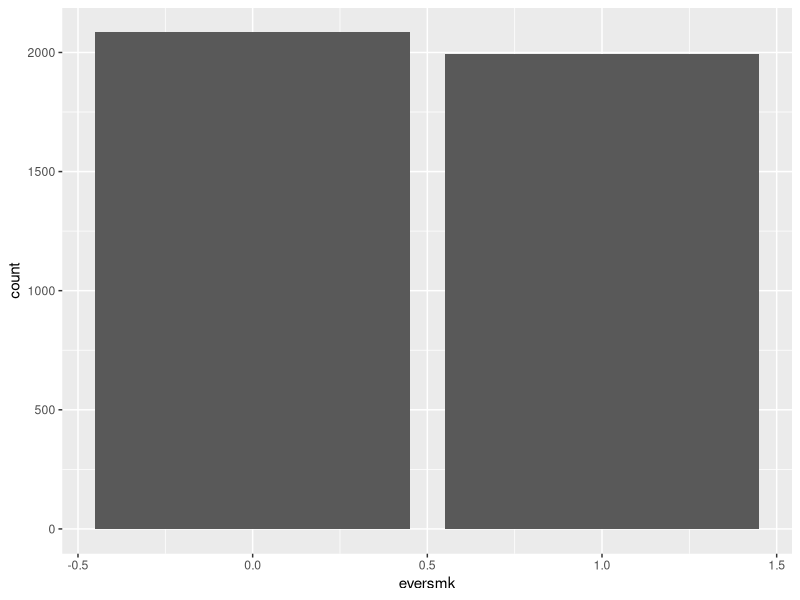
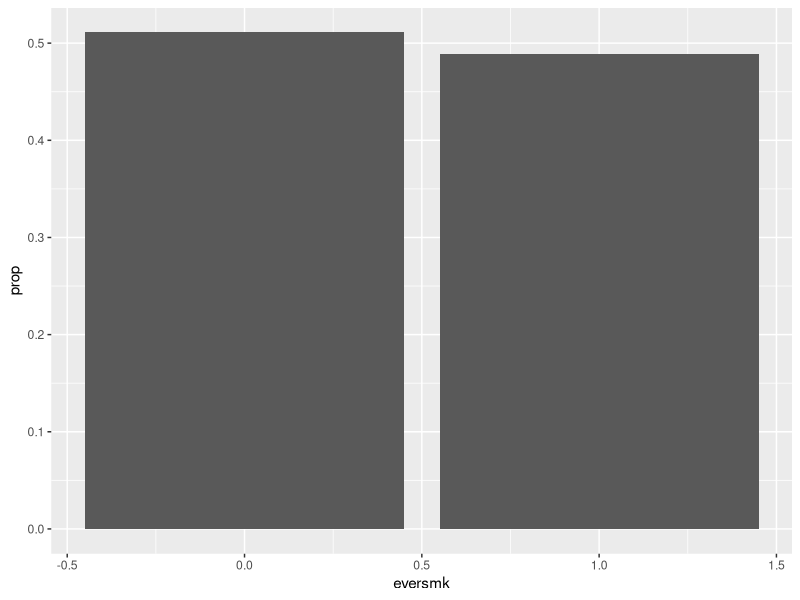
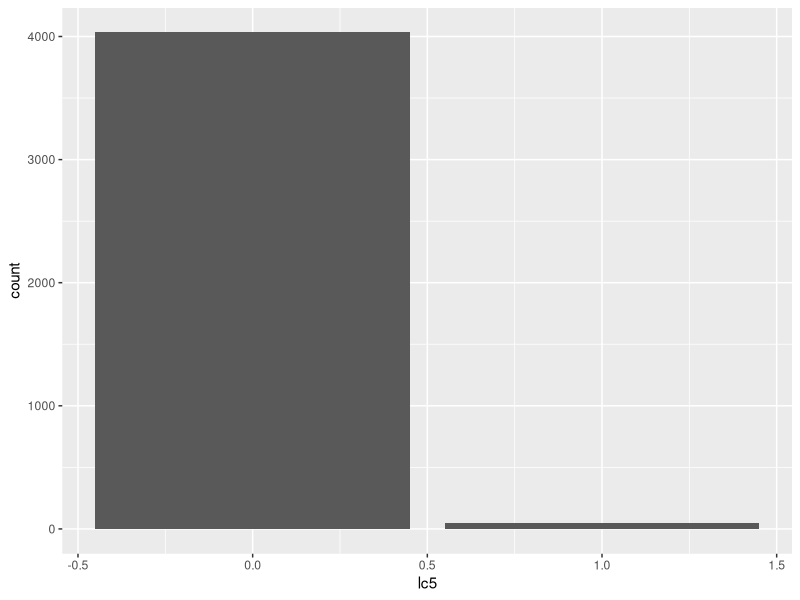
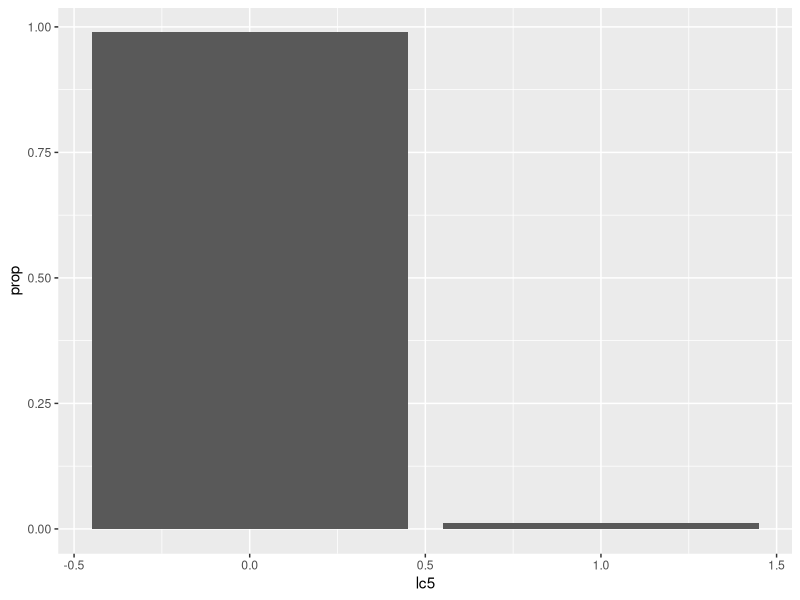
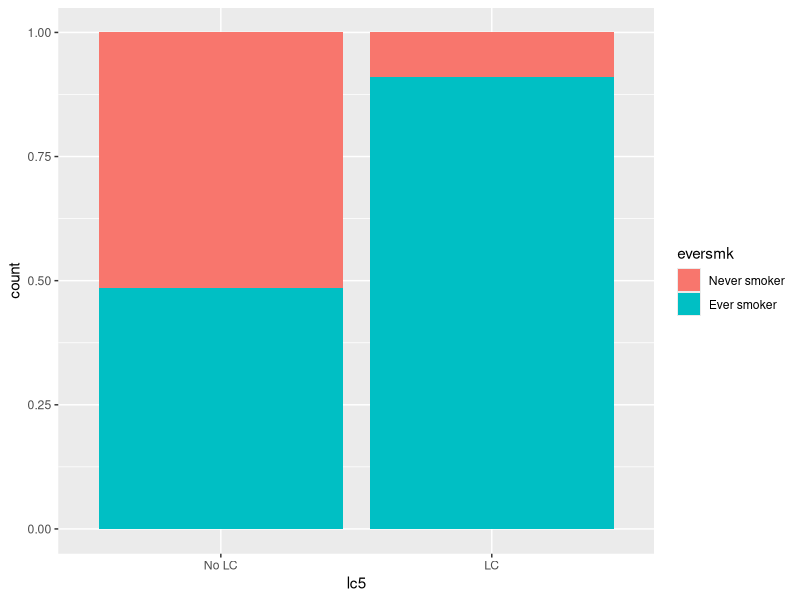
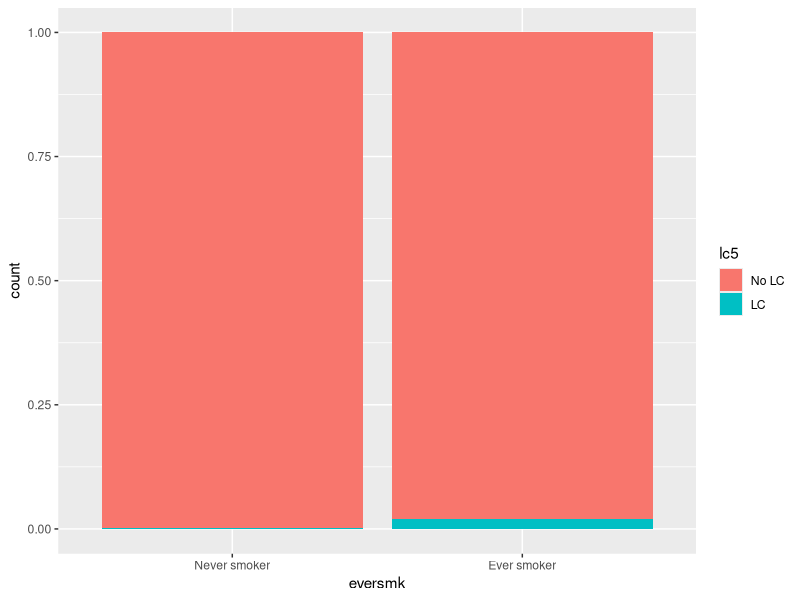
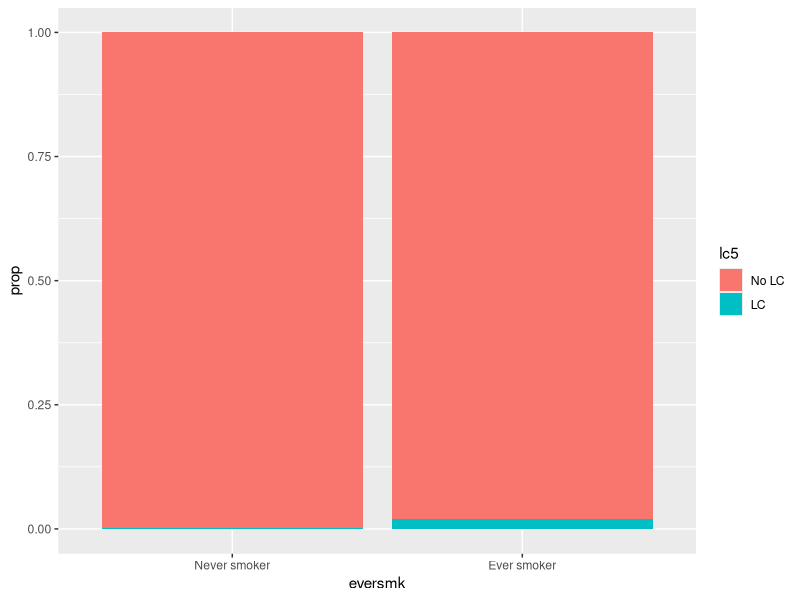
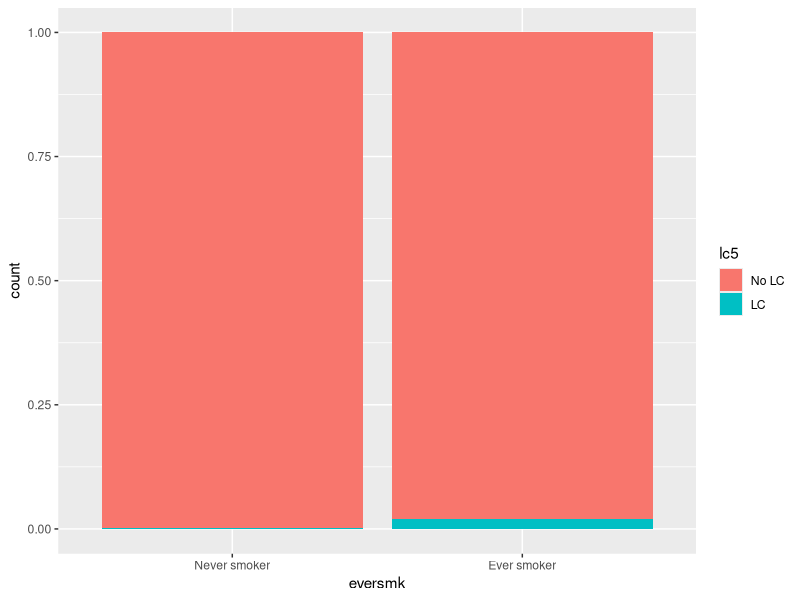

The R script that drew these images, in order:
## ---- chunk 1
knitr::opts_chunk$set(echo = TRUE)
knitr::opts_knit$set(root.dir = "/cloud/project")
## ---- chunk 2
library(tidyverse)
## ---- chunk 3
nmes_data <- read_csv("module_1/nmesUNPROC.csv")
## ---- chunk 4
glimpse(nmes_data)
## ---- chunk 5
head(nmes_data)
## ---- chunk 6
head(nmes_data) %>%
  print(width = Inf)
## ---- chunk 7
names(nmes_data)
## ---- chunk 8
ggplot(data = nmes_data) + 
  geom_bar(mapping = aes(x = eversmk))
## ---- chunk 9
ggplot(data = nmes_data) + 
  geom_bar(mapping = aes(x = eversmk, y = stat(prop)))
## ---- chunk 10
ggplot(data = nmes_data) + 
  geom_bar(mapping = aes(x = lc5))
## ---- chunk 11
ggplot(data = nmes_data) + 
  geom_bar(mapping = aes(x = lc5, y = stat(prop)))
## ---- chunk 12
nmes_data <- nmes_data %>%
  mutate(eversmk = factor(eversmk, levels = c("0", "1"), labels = c("Never smoker", "Ever smoker")),
         lc5 = factor(lc5, levels = c("0", "1"), labels = c("No LC", "LC"))
         )
## ---- chunk 13
ggplot(data = nmes_data) + 
  geom_bar(mapping = aes(x = lc5, fill = eversmk), position = "fill")
## ---- chunk 14
ggplot(data = nmes_data) + 
  geom_bar(mapping = aes(x = eversmk, fill = lc5), position = "fill")
## ---- chunk 15
nmes_data %>%
  count(eversmk) %>%
  mutate(prop = n/sum(n))

nmes_data %>%
  count(lc5, eversmk) %>%
  mutate(prop = n/sum(n))

nmes_data %>%
  count(eversmk, lc5) %>%
  mutate(prop = n/sum(n))
## ---- chunk 16

nmes_data %>%
  count(lc5, eversmk) %>%
  group_by(lc5) %>%
  mutate(prop = n/sum(n))

nmes_data %>%
  count(lc5, eversmk) %>%
  group_by(eversmk) %>%
  mutate(prop = n/sum(n))
## ---- chunk 17
library(knitr)

nmes_data %>%
  count(lc5, eversmk) %>%
  group_by(eversmk) %>%
  mutate(prop = n/sum(n)) %>%
  kable()

nmes_data %>%
  count(lc5, eversmk) %>%
  group_by(eversmk) %>%
  mutate(prop = n/sum(n)) %>%
  kable(digits = 3)
## ---- chunk 18
my_table <- nmes_data %>%
  count(lc5, eversmk) %>%
  group_by(eversmk) %>%
  mutate(prop = n/sum(n))

my_table
## ---- chunk 19
ggplot(data = my_table) + 
  geom_bar(aes(x = eversmk, y = prop, fill = lc5), stat = "identity", position = "stack")
## ---- chunk 20
ggplot(data = nmes_data) + 
  geom_bar(mapping = aes(x = eversmk, fill = lc5), position = "fill")
## ---- chunk 21
ggplot(data = my_table) + 
  geom_bar(aes(x = eversmk, y = prop, fill = lc5), stat = "identity", position = "dodge")
## ---- chunk 22
ggplot(data = nmes_data) + 
  geom_bar(mapping = aes(x = lc5, fill = eversmk), position = "fill") +
  facet_wrap(~beltuse)

ggplot(data = nmes_data) + 
  geom_bar(mapping = aes(x = lc5, fill = eversmk), position = "fill") +
  facet_grid(marital~beltuse)
## ---- chunk 23
nmes_data %>%
  count(beltuse, eversmk, lc5) %>%
  mutate(prop = n/sum(n))

nmes_data %>%
  count(beltuse, eversmk, lc5) %>%
  group_by(beltuse, eversmk) %>%
  mutate(prop = n/sum(n))
## ---- chunk 24
nmes_data_female <- nmes_data %>%
  filter(female == 1)

ggplot(data = nmes_data_female) + 
  geom_bar(mapping = aes(x = lc5, fill = eversmk), position = "fill")
